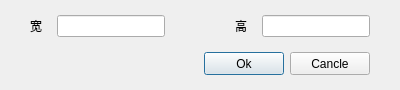
<?xml version="1.0" encoding="UTF-8"?>
<ui version="4.0">
 <class>PageSizeSetDlg</class>
 <widget class="QDialog" name="PageSizeSetDlg">
  <property name="geometry">
   <rect>
    <x>0</x>
    <y>0</y>
    <width>400</width>
    <height>90</height>
   </rect>
  </property>
  <property name="windowTitle">
   <string>设置单页大小</string>
  </property>
  <layout class="QVBoxLayout" name="verticalLayout">
   <property name="spacing">
    <number>0</number>
   </property>
   <property name="leftMargin">
    <number>0</number>
   </property>
   <property name="topMargin">
    <number>0</number>
   </property>
   <property name="rightMargin">
    <number>0</number>
   </property>
   <property name="bottomMargin">
    <number>0</number>
   </property>
   <item>
    <layout class="QHBoxLayout" name="horizontalLayout">
     <property name="spacing">
      <number>15</number>
     </property>
     <property name="leftMargin">
      <number>30</number>
     </property>
     <property name="rightMargin">
      <number>30</number>
     </property>
     <item>
      <widget class="QLabel" name="labelWidth">
       <property name="text">
        <string>宽</string>
       </property>
      </widget>
     </item>
     <item>
      <widget class="QLineEdit" name="editWidth"/>
     </item>
     <item>
      <spacer name="horizontalSpacer">
       <property name="orientation">
        <enum>Qt::Horizontal</enum>
       </property>
       <property name="sizeHint" stdset="0">
        <size>
         <width>40</width>
         <height>20</height>
        </size>
       </property>
      </spacer>
     </item>
     <item>
      <widget class="QLabel" name="labelHeight">
       <property name="text">
        <string>高</string>
       </property>
      </widget>
     </item>
     <item>
      <widget class="QLineEdit" name="editHeight"/>
     </item>
    </layout>
   </item>
   <item>
    <layout class="QHBoxLayout" name="horizontalLayout_2">
     <property name="spacing">
      <number>6</number>
     </property>
     <property name="rightMargin">
      <number>30</number>
     </property>
     <item>
      <spacer name="horizontalSpacer_2">
       <property name="orientation">
        <enum>Qt::Horizontal</enum>
       </property>
       <property name="sizeHint" stdset="0">
        <size>
         <width>40</width>
         <height>20</height>
        </size>
       </property>
      </spacer>
     </item>
     <item>
      <widget class="QPushButton" name="pushButton">
       <property name="sizePolicy">
        <sizepolicy hsizetype="Fixed" vsizetype="Fixed">
         <horstretch>0</horstretch>
         <verstretch>0</verstretch>
        </sizepolicy>
       </property>
       <property name="minimumSize">
        <size>
         <width>75</width>
         <height>23</height>
        </size>
       </property>
       <property name="text">
        <string>Ok</string>
       </property>
      </widget>
     </item>
     <item>
      <widget class="QPushButton" name="pushButton_2">
       <property name="sizePolicy">
        <sizepolicy hsizetype="Fixed" vsizetype="Fixed">
         <horstretch>0</horstretch>
         <verstretch>0</verstretch>
        </sizepolicy>
       </property>
       <property name="minimumSize">
        <size>
         <width>75</width>
         <height>23</height>
        </size>
       </property>
       <property name="text">
        <string>Cancle</string>
       </property>
      </widget>
     </item>
    </layout>
   </item>
  </layout>
 </widget>
 <resources/>
 <connections>
  <connection>
   <sender>pushButton</sender>
   <signal>clicked()</signal>
   <receiver>PageSizeSetDlg</receiver>
   <slot>accept()</slot>
   <hints>
    <hint type="sourcelabel">
     <x>240</x>
     <y>65</y>
    </hint>
    <hint type="destinationlabel">
     <x>128</x>
     <y>49</y>
    </hint>
   </hints>
  </connection>
  <connection>
   <sender>pushButton_2</sender>
   <signal>clicked()</signal>
   <receiver>PageSizeSetDlg</receiver>
   <slot>reject()</slot>
   <hints>
    <hint type="sourcelabel">
     <x>328</x>
     <y>66</y>
    </hint>
    <hint type="destinationlabel">
     <x>382</x>
     <y>40</y>
    </hint>
   </hints>
  </connection>
 </connections>
</ui>
